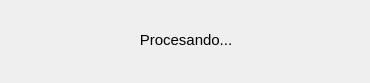
<?xml version="1.0" encoding="UTF-8"?>
<ui version="4.0">
 <class>Dialog</class>
 <widget class="QDialog" name="Dialog">
  <property name="windowModality">
   <enum>Qt::ApplicationModal</enum>
  </property>
  <property name="geometry">
   <rect>
    <x>0</x>
    <y>0</y>
    <width>370</width>
    <height>83</height>
   </rect>
  </property>
  <property name="sizePolicy">
   <sizepolicy hsizetype="Fixed" vsizetype="Fixed">
    <horstretch>0</horstretch>
    <verstretch>0</verstretch>
   </sizepolicy>
  </property>
  <property name="minimumSize">
   <size>
    <width>370</width>
    <height>83</height>
   </size>
  </property>
  <property name="maximumSize">
   <size>
    <width>400</width>
    <height>88</height>
   </size>
  </property>
  <property name="contextMenuPolicy">
   <enum>Qt::NoContextMenu</enum>
  </property>
  <property name="windowTitle">
   <string/>
  </property>
  <property name="modal">
   <bool>true</bool>
  </property>
  <widget class="QLabel" name="label">
   <property name="geometry">
    <rect>
     <x>7</x>
     <y>21</y>
     <width>358</width>
     <height>37</height>
    </rect>
   </property>
   <property name="font">
    <font>
     <family>Arial</family>
     <pointsize>11</pointsize>
    </font>
   </property>
   <property name="contextMenuPolicy">
    <enum>Qt::NoContextMenu</enum>
   </property>
   <property name="frameShape">
    <enum>QFrame::NoFrame</enum>
   </property>
   <property name="text">
    <string>Procesando...</string>
   </property>
   <property name="alignment">
    <set>Qt::AlignCenter</set>
   </property>
  </widget>
 </widget>
 <resources/>
 <connections/>
</ui>
